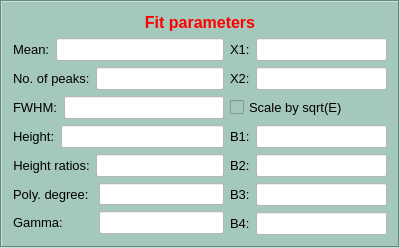
         <widget class="QFrame" name="frame_5">
          <property name="enabled">
           <bool>true</bool>
          </property>
          <property name="sizePolicy">
           <sizepolicy hsizetype="MinimumExpanding" vsizetype="Preferred">
            <horstretch>0</horstretch>
            <verstretch>0</verstretch>
           </sizepolicy>
          </property>
          <property name="minimumSize">
           <size>
            <width>400</width>
            <height>0</height>
           </size>
          </property>
          <property name="maximumSize">
           <size>
            <width>500</width>
            <height>16777215</height>
           </size>
          </property>
          <property name="styleSheet">
           <string notr="true">background-color: rgb(165, 200, 188);</string>
          </property>
          <property name="frameShape">
           <enum>QFrame::Box</enum>
          </property>
          <property name="frameShadow">
           <enum>QFrame::Sunken</enum>
          </property>
          <layout class="QGridLayout" name="gridLayout_84">
           <item row="0" column="0">
            <layout class="QGridLayout" name="gridLayout_81">
             <property name="sizeConstraint">
              <enum>QLayout::SetFixedSize</enum>
             </property>
             <item row="1" column="0">
              <layout class="QGridLayout" name="gridLayout_29">
               <item row="0" column="0">
                <layout class="QGridLayout" name="gridLayout_21">
                 <item row="0" column="0">
                  <widget class="QLabel" name="label_8">
                   <property name="font">
                    <font>
                     <pointsize>10</pointsize>
                    </font>
                   </property>
                   <property name="text">
                    <string>Mean:</string>
                   </property>
                  </widget>
                 </item>
                 <item row="0" column="1">
                  <widget class="QLineEdit" name="edit_mean">
                   <property name="font">
                    <font>
                     <pointsize>10</pointsize>
                    </font>
                   </property>
                   <property name="styleSheet">
                    <string notr="true">background-color: rgb(255, 255, 255);</string>
                   </property>
                  </widget>
                 </item>
                </layout>
               </item>
               <item row="5" column="1">
                <layout class="QGridLayout" name="gridLayout_16">
                 <item row="0" column="0">
                  <widget class="QLabel" name="label_14">
                   <property name="font">
                    <font>
                     <pointsize>10</pointsize>
                    </font>
                   </property>
                   <property name="text">
                    <string>B2:</string>
                   </property>
                  </widget>
                 </item>
                 <item row="0" column="1">
                  <widget class="QLineEdit" name="edit_B2">
                   <property name="font">
                    <font>
                     <pointsize>10</pointsize>
                    </font>
                   </property>
                   <property name="styleSheet">
                    <string notr="true">background-color: rgb(255, 255, 255);</string>
                   </property>
                  </widget>
                 </item>
                </layout>
               </item>
               <item row="2" column="0">
                <layout class="QGridLayout" name="gridLayout_22">
                 <item row="0" column="0">
                  <widget class="QLabel" name="label_9">
                   <property name="font">
                    <font>
                     <pointsize>10</pointsize>
                    </font>
                   </property>
                   <property name="text">
                    <string>FWHM:</string>
                   </property>
                  </widget>
                 </item>
                 <item row="0" column="1">
                  <widget class="QLineEdit" name="edit_fwhm">
                   <property name="font">
                    <font>
                     <pointsize>10</pointsize>
                    </font>
                   </property>
                   <property name="styleSheet">
                    <string notr="true">background-color: rgb(255, 255, 255);</string>
                   </property>
                  </widget>
                 </item>
                </layout>
               </item>
               <item row="4" column="0">
                <layout class="QGridLayout" name="gridLayout_24">
                 <item row="0" column="0">
                  <widget class="QLabel" name="label_11">
                   <property name="font">
                    <font>
                     <pointsize>10</pointsize>
                    </font>
                   </property>
                   <property name="text">
                    <string>Height:</string>
                   </property>
                  </widget>
                 </item>
                 <item row="0" column="1">
                  <widget class="QLineEdit" name="edit_height">
                   <property name="font">
                    <font>
                     <pointsize>10</pointsize>
                    </font>
                   </property>
                   <property name="styleSheet">
                    <string notr="true">background-color: rgb(255, 255, 255);</string>
                   </property>
                  </widget>
                 </item>
                </layout>
               </item>
               <item row="4" column="1">
                <layout class="QGridLayout" name="gridLayout_15">
                 <item row="0" column="0">
                  <widget class="QLabel" name="label_13">
                   <property name="font">
                    <font>
                     <pointsize>10</pointsize>
                    </font>
                   </property>
                   <property name="text">
                    <string>B1:</string>
                   </property>
                  </widget>
                 </item>
                 <item row="0" column="1">
                  <widget class="QLineEdit" name="edit_B1">
                   <property name="font">
                    <font>
                     <pointsize>10</pointsize>
                    </font>
                   </property>
                   <property name="styleSheet">
                    <string notr="true">background-color: rgb(255, 255, 255);</string>
                   </property>
                  </widget>
                 </item>
                </layout>
               </item>
               <item row="5" column="0">
                <layout class="QGridLayout" name="gridLayout_25">
                 <item row="0" column="0">
                  <widget class="QLabel" name="label_12">
                   <property name="font">
                    <font>
                     <pointsize>10</pointsize>
                    </font>
                   </property>
                   <property name="text">
                    <string>&lt;html&gt;&lt;head/&gt;&lt;body&gt;&lt;p&gt;Height ratios:&lt;/p&gt;&lt;/body&gt;&lt;/html&gt;</string>
                   </property>
                   <property name="alignment">
                    <set>Qt::AlignCenter</set>
                   </property>
                  </widget>
                 </item>
                 <item row="0" column="1">
                  <widget class="QLineEdit" name="edit_height_ratios">
                   <property name="font">
                    <font>
                     <pointsize>10</pointsize>
                    </font>
                   </property>
                   <property name="styleSheet">
                    <string notr="true">background-color: rgb(255, 255, 255);</string>
                   </property>
                  </widget>
                 </item>
                </layout>
               </item>
               <item row="0" column="1">
                <layout class="QGridLayout" name="gridLayout_13">
                 <item row="0" column="0">
                  <widget class="QLabel" name="label_6">
                   <property name="font">
                    <font>
                     <pointsize>10</pointsize>
                    </font>
                   </property>
                   <property name="text">
                    <string>X1:</string>
                   </property>
                  </widget>
                 </item>
                 <item row="0" column="1">
                  <widget class="QLineEdit" name="edit_x1">
                   <property name="enabled">
                    <bool>true</bool>
                   </property>
                   <property name="font">
                    <font>
                     <pointsize>10</pointsize>
                    </font>
                   </property>
                   <property name="styleSheet">
                    <string notr="true">background-color: rgb(255, 255, 255);</string>
                   </property>
                  </widget>
                 </item>
                </layout>
               </item>
               <item row="1" column="0">
                <layout class="QGridLayout" name="gridLayout_23">
                 <item row="0" column="0">
                  <widget class="QLabel" name="label_10">
                   <property name="font">
                    <font>
                     <pointsize>10</pointsize>
                    </font>
                   </property>
                   <property name="text">
                    <string>No. of peaks:</string>
                   </property>
                  </widget>
                 </item>
                 <item row="0" column="1">
                  <widget class="QLineEdit" name="edit_no_peaks">
                   <property name="font">
                    <font>
                     <pointsize>10</pointsize>
                    </font>
                   </property>
                   <property name="styleSheet">
                    <string notr="true">background-color: rgb(255, 255, 255);</string>
                   </property>
                  </widget>
                 </item>
                </layout>
               </item>
               <item row="6" column="0">
                <layout class="QGridLayout" name="gridLayout_26">
                 <item row="1" column="1">
                  <widget class="QLineEdit" name="edit_gamma">
                   <property name="font">
                    <font>
                     <pointsize>10</pointsize>
                    </font>
                   </property>
                   <property name="styleSheet">
                    <string notr="true">background-color: rgb(255, 255, 255);</string>
                   </property>
                  </widget>
                 </item>
                 <item row="1" column="0">
                  <widget class="QLabel" name="label_19">
                   <property name="font">
                    <font>
                     <pointsize>10</pointsize>
                    </font>
                   </property>
                   <property name="text">
                    <string>Gamma:</string>
                   </property>
                  </widget>
                 </item>
                 <item row="0" column="0">
                  <widget class="QLabel" name="label_21">
                   <property name="font">
                    <font>
                     <pointsize>10</pointsize>
                    </font>
                   </property>
                   <property name="text">
                    <string>Poly. degree: </string>
                   </property>
                  </widget>
                 </item>
                 <item row="0" column="1">
                  <widget class="QLineEdit" name="lineEdit_2">
                   <property name="styleSheet">
                    <string notr="true">background-color: rgb(255, 255, 255);</string>
                   </property>
                  </widget>
                 </item>
                </layout>
               </item>
               <item row="1" column="1">
                <layout class="QGridLayout" name="gridLayout_14">
                 <item row="0" column="1">
                  <widget class="QLineEdit" name="edit_x2">
                   <property name="font">
                    <font>
                     <pointsize>10</pointsize>
                    </font>
                   </property>
                   <property name="styleSheet">
                    <string notr="true">background-color: rgb(255, 255, 255);</string>
                   </property>
                  </widget>
                 </item>
                 <item row="0" column="0">
                  <widget class="QLabel" name="label_7">
                   <property name="font">
                    <font>
                     <pointsize>10</pointsize>
                    </font>
                   </property>
                   <property name="text">
                    <string>X2:</string>
                   </property>
                  </widget>
                 </item>
                </layout>
               </item>
               <item row="2" column="1">
                <widget class="QCheckBox" name="checkBox_sqrt_E">
                 <property name="font">
                  <font>
                   <pointsize>10</pointsize>
                  </font>
                 </property>
                 <property name="text">
                  <string>Scale by sqrt(E)</string>
                 </property>
                </widget>
               </item>
               <item row="6" column="1">
                <layout class="QGridLayout" name="gridLayout_17">
                 <item row="0" column="0">
                  <widget class="QLabel" name="label_15">
                   <property name="font">
                    <font>
                     <pointsize>10</pointsize>
                    </font>
                   </property>
                   <property name="text">
                    <string>B3:</string>
                   </property>
                  </widget>
                 </item>
                 <item row="0" column="1">
                  <widget class="QLineEdit" name="edit_B3">
                   <property name="font">
                    <font>
                     <pointsize>10</pointsize>
                    </font>
                   </property>
                   <property name="styleSheet">
                    <string notr="true">background-color: rgb(255, 255, 255);</string>
                   </property>
                  </widget>
                 </item>
                 <item row="1" column="0" colspan="2">
                  <layout class="QGridLayout" name="gridLayout_18">
                   <item row="0" column="0">
                    <widget class="QLabel" name="label_16">
                     <property name="font">
                      <font>
                       <pointsize>10</pointsize>
                      </font>
                     </property>
                     <property name="text">
                      <string>B4:</string>
                     </property>
                    </widget>
                   </item>
                   <item row="0" column="1">
                    <widget class="QLineEdit" name="edit_B4">
                     <property name="font">
                      <font>
                       <pointsize>10</pointsize>
                      </font>
                     </property>
                     <property name="styleSheet">
                      <string notr="true">background-color: rgb(255, 255, 255);</string>
                     </property>
                    </widget>
                   </item>
                  </layout>
                 </item>
                </layout>
               </item>
              </layout>
             </item>
             <item row="0" column="0">
              <widget class="QLabel" name="label_2">
               <property name="font">
                <font>
                 <pointsize>12</pointsize>
                </font>
               </property>
               <property name="frameShadow">
                <enum>QFrame::Sunken</enum>
               </property>
               <property name="text">
                <string>&lt;html&gt;&lt;head/&gt;&lt;body&gt;&lt;p&gt;&lt;span style=&quot; font-size:12pt; font-weight:600; color:#ff0000;&quot;&gt;Fit parameters&lt;/span&gt;&lt;/p&gt;&lt;/body&gt;&lt;/html&gt;</string>
               </property>
               <property name="alignment">
                <set>Qt::AlignCenter</set>
               </property>
              </widget>
             </item>
            </layout>
           </item>
          </layout>
         </widget>
